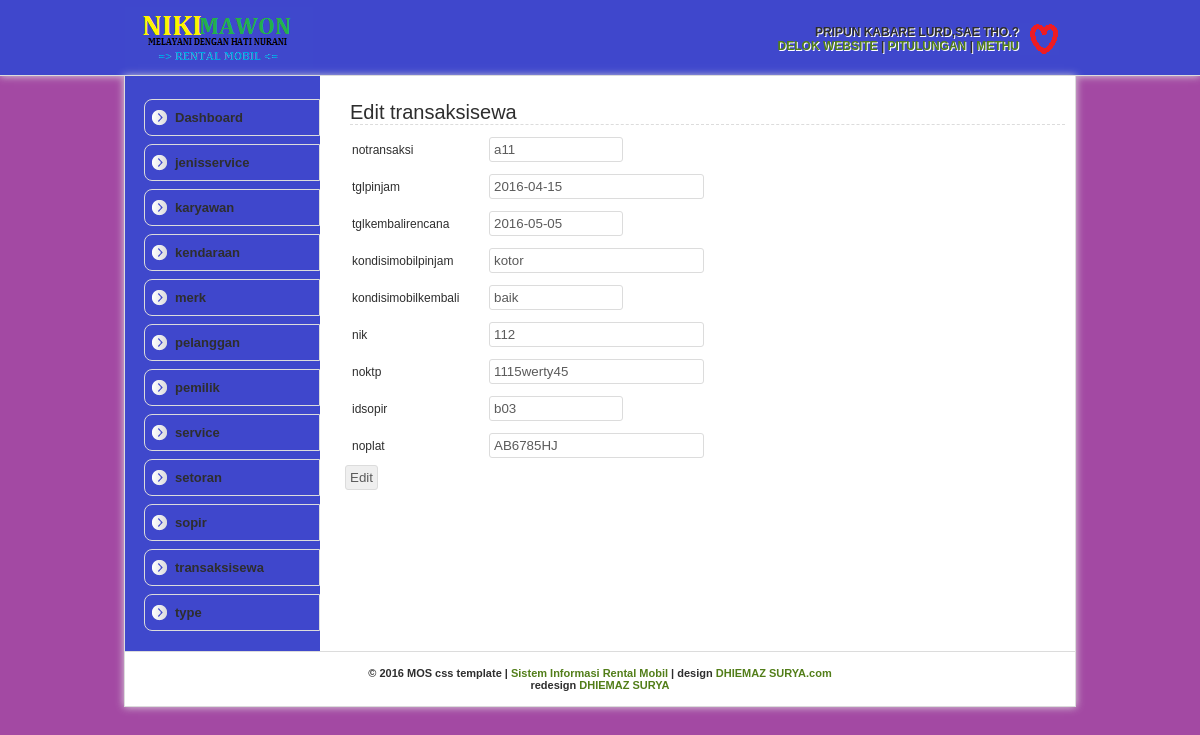
/transaksisewa/edittransaksisewa.php?notransaksi=a11, run on the app's committed database.
### tables this page shows
CREATE TABLE `transaksisewa` (
  `notransaksi` text NOT NULL,
  `tglpinjam` date NOT NULL,
  `tglkembalirencana` date NOT NULL,
  `kondisimobilpinjam` text NOT NULL,
  `kondisimobilkembali` text NOT NULL,
  `nik` text NOT NULL,
  `noktp` text NOT NULL,
  `idsopir` text NOT NULL,
  `noplat` text NOT NULL
);

### transaksisewa/edittransaksisewa.php (the view, shortened to what this page needs)
<html>
<head>
<link rel="shortcut icon" href="stylesheet/img/devil-icon.png">
<link rel="stylesheet" type="text/css" href="../mos-css/mos-style.css">
</head>
<body>
<div id="header">
	<div class="inHeader">
		<div class="mosAdmin">
		<b>PRIPUN KABARE LURD,SAE THO.?<br>
		 <a href="">DELOK WEBSITE</a> | <a href="">PITULUNGAN</a> | <a href="../logout.php">METHU</a>
		</div>
	</div>
</div>
<div id="wrapper">
	<div id="leftBar">
	<ul>
	<li><a href="../index.php">Dashboard</a></li>
		<li><a href="../jenisservice/tjenisservice.php">jenisservice</a></li>
		<li><a href="../karyawan/tkaryawan.php">karyawan</a></li>
		<li><a href="../kendaraan/tkendaraan.php">kendaraan</a></li>
		<li><a href="../merk/tmerk.php">merk</a></li>
		<li><a href="../pelanggan/tpelanggan.php">pelanggan</a></li>
		<li><a href="../pemilik/tpemilik.php">pemilik</a></li>
		<li><a href="../service/tservice.php">service</a></li>
		<li><a href="../setoran/tsetoran.php">setoran</a></li>
		<li><a href="../sopir/tsopir.php">sopir</a></li>
		<li><a href="../transaksisewa/ttransaksisewa.php">transaksisewa</a></li>
		<li><a href="../type/ttype.php">type</a></li>
	</ul>
	</div>
	<div id="rightContent">
	<h3>Edit transaksisewa</h3>
	<?php
	$notransaksi = $_GET['notransaksi'];
	$tampil = "select * from transaksisewa where notransaksi='$notransaksi'";
	$hasil = mysql_query($tampil);
	echo "<form action=edittransaksisewadua.php method=POST>";
	echo "<table width=95% border='1'>";
	while($data = mysql_fetch_array($hasil)){
		echo "<tr><td width=125px>notransaksi </td>
		<td><input type=text class=pendek name=notransaksi value='$data[notransaksi]' readonly></td></tr>";
		echo "<tr><td>tglpinjam </td>
		<td><input type=text class=sedang name=tglpinjam value='$data[tglpinjam]'></td></tr>";
		echo "<tr><td>tglkembalirencana </td>
		<td> <input type=text class=pendek name=tglkembalirencana value='$data[tglkembalirencana]'></td></tr>";
		echo "<tr><td>kondisimobilpinjam </td>
		<td> <input type=text class=sedang name=kondisimobilpinjam value='$data[kondisimobilpinjam]'></td></tr>";
		echo "<tr><td>kondisimobilkembali </td>
		<td> <input type=text  class=pendek name=kondisimobilkembali value='$data[kondisimobilkembali]'></td></tr>";
		echo "<tr><td>nik </td>
		<td> <input type=text class=sedang name=nik value='$data[nik]'></td></tr>";
		echo "<tr><td>noktp </td>
		<td> <input type=text class=sedang name=noktp value='$data[noktp]'></td></tr>";
		echo "<tr><td>idsopir </td>
		<td> <input type=text  class=pendek name=idsopir value='$data[idsopir]'></td></tr>";
		echo "<tr><td>noplat </td>
		<td> <input type=text class=sedang name=noplat value='$data[noplat]'></td></tr>";
	}
	echo "</table>";
	echo "<input type=Submit name=edit value=Edit>";
	echo "</form>";
?>
	</div>
<div id="footer">
	&copy; 2016 MOS css template | <a href="SI KANCHEL.com">Sistem Informasi Rental Mobil</a> | design <a href="http://DHIEMAZ SURYA.com" rel="nofollow" target="_blank">DHIEMAZ SURYA.com</a><br>redesign <a href="DHIEMAZ SURYA.blogspot.com">DHIEMAZ SURYA</a>
</div>
</div>
</body>
</html>

### mos-css/mos-style.css (style rules this page uses)
body { background: url(img/latar.jpg); margin: 0; padding: 0; font-family: Arial; font-size: 12px; color: #2e2e2e; text-align: center; }
a { color: #527e19; text-decoration: none; }
input { padding: 4px;color: #5b5b5b;border: 1px solid #dcdcdc; -moz-border-radius: 3px;-webkit-border-radius: 3px;-o-border-radius: 3px; }
input.sedang { width: 40%; }
input.pendek { width: 25%; }
table { border:none;font-size: 12px; }
td { border:none; padding: 5px; }
#header { width: 100%; border-bottom: 1px solid #dcdcdc; background: url(img/headerbg.jpg) repeat left; height: 75px; z-index: 1000; -moz-box-shadow: 0px 0px 8px #dcdcdc; -webkit-box-shadow: 0px 0px 8px #dcdcdc; }
.inHeader { float: center; background: url(img/logo.png) no-repeat left center; margin: auto; width: 920px; height: 45px; padding: 15px; border-right: 0px solid #dcdcdc; border-left: 0px solid #dcdcdc; }
.mosAdmin { float: right; border: 0px solid #dcdcdc; margin: 0 1px 0 auto; text-align: right; padding: 10px 40px 10px 10px; background: url(img/Administrator.png) no-repeat right center; text-shadow: 1px 1px #fff; }
#wrapper { width: 950px; padding: 15px 0 0 0; position: relative; border-left: 1px solid #dcdcdc; border-right: 1px solid #dcdcdc; border-bottom: 1px solid #dcdcdc; float: center; margin: auto; text-align: left; background: #fff url(img/bg_kiri.png) repeat-y; -moz-box-shadow: 0px 0px 8px #dcdcdc; -webkit-box-shadow: 0px 0px 8px #dcdcdc; }
#leftBar { width: 185px; float: left; padding: 0 0 20px 10px; border-right: 0px solid #dcdcdc; text-align: left; }
#leftBar ul { list-style: none;padding: 0; margin: 0;font-size: 13px; }
#leftBar ul li { width: 164px; background: url(img/icon-left.png) no-repeat left center, url(img/green.jpg) repeat left center; padding: 10px 0 10px 10px; margin-top: 8px;margin-left: 9px; border: 1px solid #dcdcdc; -moz-border-radius-topleft: 8px;-moz-border-radius-bottomleft: 8px; -webkit-border-top-left-radius: 8px;-webkit-border-bottom-left-radius: 8px; -o-border-top-left-radius: 8px;-o-border-bottom-left-radius: 8px; }
#leftBar ul li a { width: 100%; color: #2e2e2e; cursor: pointer; padding: 10px 65px 10px 20px; -webkit-transition: padding-left 250ms ease-out; -moz-transition: padding-left 250ms ease-out; -o-transition: padding-left 250ms ease-out; }
#rightContent { width: 725px; padding: 5px; float: right; border-left: 0px solid #dcdcdc; text-align: left; background: #fff; }
#rightContent h3 { font-size: 20px; font-weight: normal; padding: 0; margin: 5px; border-bottom: 1px dashed #dcdcdc; }
#footer { width: 950px; padding: 15px 0 15px 0; text-align: center; font-size: 11px; border-top: 1px solid #dcdcdc; background: #fff; }

### data on the page
transaksisewa: notransaksi "a11", tglpinjam "2016-04-15", tglkembalirencana "2016-05-05", kondisimobilpinjam "kotor", kondisimobilkembali "baik", nik "112", noktp "1115werty45", idsopir "b03", noplat "AB6785HJ"
